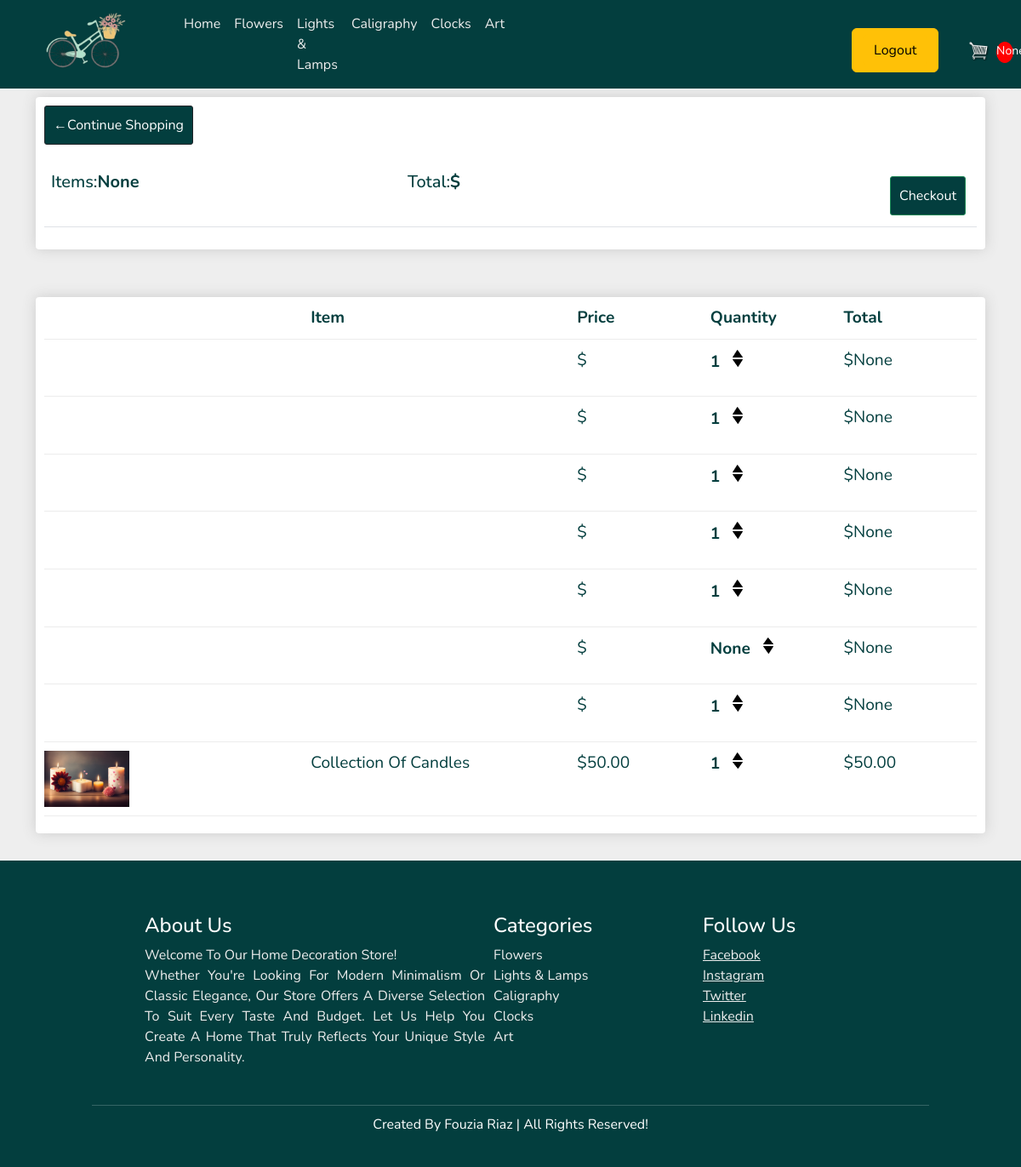
The app's page /cart/ (signed in) with its own data.
### store/models.py (models this page shows, shortened)
class Category(models.Model):
    category_name= models.CharField(max_length=200, unique=True)
    slug=models.SlugField(max_length=200, null=True)
    class Meta:
        verbose_name = 'category'
        verbose_name_plural = 'categories'
    def get_url(self):
        return reverse('products_by_category', args=[self.slug])

class Order(models.Model):
    customer= models.ForeignKey(Customer, on_delete=models.SET_NULL, blank=True, null=True)
    date_ordered= models.DateTimeField(auto_now_add=True)
    complete= models.BooleanField(default=False,null=True,blank=False)
    transaction_id= models.CharField(max_length=200,null=True)
    @property
    def get_cart_total(self):
        try:
            orderitems=self.orderitem_set.all()
            total =sum([item.get_total for item in orderitems])
            return total
        except TypeError:
            pass
    @property
    def get_cart_items(self):
        try:
            orderitems = self.orderitem_set.all()
            total = sum([item.quantity for item in orderitems])
            return total
        except TypeError:
            pass

class OrderItem(models.Model):
    product= models.ForeignKey(Product, on_delete=models.SET_NULL, blank=True,null=True)
    order= models.ForeignKey(Order, on_delete=models.SET_NULL, blank=True, null=True)
    quantity= models.IntegerField(default=0)
    date_added= models.DateTimeField(auto_now_add=True)
    @property
    def get_total(self):
        try:
            total= self.product.price * self.quantity
            return total
        except AttributeError:
            pass

class Product(models.Model):
    name=models.CharField(max_length=200, null=True)
    slug=models.SlugField(max_length=200, null=True)
    category = models.ForeignKey(Category,on_delete=models.CASCADE,null=True)
    price=models.DecimalField(max_digits=7, decimal_places=2)
    image = models.ImageField(null=True,blank=True)
    is_available = models.BooleanField(default=True)
    @property
    def imageURL(self):
        try:
            url = self.image.url
        except:
            url=''
        return url

### store/views.py (the view)
# urls.py: path("cart/",views.cart,name="cart"),
def cart(request):
    data= cartData(request)
    cartItems= data['cartItems']
    order=data['order']
    items=data['items']
    return render(request,"store/cart.html",{"items":items,"order":order,"cartItems":cartItems})

### store/context_processors.py (called while the page is built)
def menu_links(request):
    links = Category.objects.all()
    return dict(links=links)

### store/utils.py (called while the page is built)
def cartData(request):
    if request.user.is_authenticated:
        customer, created = Customer.objects.get_or_create(user=request.user)
        order = Order.objects.filter(customer=customer,complete=False).first() # or .last() based on your requirements
        if not order:
            order = Order.objects.create(customer=customer,complete=False)
        items=order.orderitem_set.all()
        cartItems = order.get_cart_items
    else:
        cookieData= cookieCart(request)
        cartItems= cookieData['cartItems']
        order=cookieData['order']
        items=cookieData['items']
    return{'cartItems':cartItems,'order':order,'items':items}

### store/templates/store/cart.html
{% extends "store/main.html" %}
{% load static %}
{% block content %}
<div class="row">
    <div class="col-lg-12">
        <div class="box-element">
            <a class="btn btn-outline-dark" id="set" href="{% url 'store' %}">&#x2190;Continue Shopping</a>
            <br>
            <br>
            <table class="table">
                <tr>
                    <th><h5>Items:<strong>{{order.get_cart_items}}</strong></h5></th>
                    <th><h5>Total:<strong>${{order.get_cart_total|floatformat:2}}</strong></h5></th>
                    <th>
                        <a style="float:right; margin:5px;" class="btn btn-success" id="set" href="{% url 'checkout' %}">Checkout</a>
                    </th>
                </tr>
            </table>
        </div>
        <br>
        <div class="box-element">
            <div class="cart-row">
                <div style="flex:2"></div>
                <div style="flex:2"><strong>Item</strong></div>
                <div style="flex:1"><strong>Price</strong></div>
                <div style="flex:1"><strong>Quantity</strong></div>
                <div style="flex:1"><strong>Total</strong></div>
            </div>
            {% for item in items %}
            <div class="cart-row">
                <div style="flex:2"><img class="row-image" src="{{item.product.imageURL}}"></div>
                <diV style="flex:2"><p>{{item.product.name}}</p></diV>
                <div style="flex:1"><p>${{item.product.price|floatformat:2}}</p></div>
                <div style="flex:1">
                    <p class="quantity">{{item.quantity}}</p>
                    <div class="quantity">
                        <img data-product={{item.product.id}} data-action="add" class="chng-quantity update-cart" src="{% static 'images/arrow-up.png' %}">
                        <img data-product={{item.product.id}} data-action="remove" class="chng-quantity update-cart" src="{% static 'images/arrow-down.png' %}">
                    </div>
                </div>
                <div style="flex:1"><p>${{item.get_total}}</p></div>
            </div>
            {% endfor %}
        </div>
    </div>
</div>
{% endblock content %}

### store/templates/store/main.html (shortened to what this page needs)
{% load static %}
<!DOCTYPE html>
<html>
    <head>
        <link rel="stylesheet" href="https://use.fontawesome.com/releases/v5.15.4/css/all.css"/>
        <link rel="stylesheet" href="https://cdn.jsdelivr.net/npm/bootstrap@5.2.3/dist/css/bootstrap.min.css">
        <link rel="stylesheet" type="text/css" href="{% static 'css/main.css' %}">
        <link rel="stylesheet" href="https://unpkg.com/swiper/swiper-bundle.min.css">
      </head>
    <body>
        <nav class="nav navbar navbar-expand-lg navbar-dark bg-dark">
          <div class="container-fluid">
            <img class="navbar-brand logo" src="{% static 'images/t.png' %}">
            <div class="collapse navbar-collapse" id="navbarNavDropdown">
              <ul class="navbar-nav">
                <li class="nav-item">
                  <a class="nav-link active" aria-current="page" href="{% url 'store' %}">Home</a>
                </li>
                {% for category in links %}
                    <li class="nav-item">
                      <a class="nav-link" href="{{category.get_url}}">{{category.category_name}}</a>
                    </li>
                {% endfor %}
              </ul>
                <div class="form-inline my-2 my-lg-0 login">
                <div class="btn btn-warning">
                  {% if user.is_authenticated %}
                  <a href="{% url 'logout' %}" class="btn btn-warning">Logout</a>
                  {% else %}
                  <a href="{% url 'login' %}" class="btn btn-warning">Login</a>
                  {% endif %}
                </div>
                  <a href="{% url 'cart' %}">
                      <img id="cart-icon" src="{% static 'images/cart.png' %}">
                  </a>
                  <p id="cart-total">{{cartItems}}</p>
                </div>
              </div>
            </div>
        </nav>
        <div class="container">
            {% block content %}
            {% endblock content %}
        </div>
    <section class="footer">
      <div class="row box-container">
          <div class="col-md-5 box">
              <h3>about us</h3>
              <p>Welcome to our home decoration store! <br> Whether you're looking for modern minimalism or classic elegance, our store offers a diverse selection to suit every taste and budget. Let us help you create a home that truly reflects your unique style and personality.</p>
          </div>
          <div class="col-md-3 box">
              <h3>Categories</h3>
              {% for category in links %}
                <a class="nav-link" href="{{category.get_url}}">{{category.category_name}}</a>
              {% endfor %}
          </div>
          <div class="col-md-4 box">
              <h3>follow us</h3>
              <a href="https://facebook.com">facebook</a>
              <a href="https://instagram.com">instagram</a>
              <a href="https://twitter.com">twitter</a>
              <a href="https://linkedin.com">linkedin</a>
          </div>
      </div>
      <h1 class="credit">created by <span>fouzia riaz </span>| all rights reserved!</h1>
      </section>
    </body>
</html>

### static/css/main.css (style rules this page uses)
* { font-family: 'Nunito', sans-serif; margin: 0; padding: 0; outline: none; border: none; text-decoration: none; text-transform: capitalize; transition: all .2s linear; box-sizing: border-box; }
body { background: #eee; }
html { overflow-x:hidden; scroll-padding-top: 6rem; scroll-behavior: smooth; }
.box-element { box-shadow:hsl(0, 0%, 80%) 0 0 16px; border-radius: 4px; background-color: #fff; padding: 10px; margin-bottom: 2rem; }
h1,h2,h3,h4,h5,h6 { color: #033E3E; }
.col-lg-4, .col-lg-6, .col-lg-8, .col-lg-12 { margin-top: 10px; }
#set { border-radius: 3px; background-color: #033E3E; padding: 10px; color: #fff; }
.chng-quantity { width: 12px; display: block; cursor: pointer; margin-top: 2px; transition: .1s; }
.quantity { display: inline-block; padding-right: 10px; font-weight: 650; color: #033E3E; }
th h5 { color: #033E3E; }
.box-element .btn { background-color: #033E3E; color: #eee; }
.cart-row { display: flex; border-bottom: 1px solid #ececec; margin-bottom: 10px; padding-bottom: 10px; color: #033E3E; font-size: 1.2rem; }
.row-image { width: 100px; }
.bg-dark { background-color: #033E3E!important; padding-left: 40px; }
.form-inline { margin-left: 400px; margin-top: 19px!important; }
#cart-total { margin-left: 170px; margin-top: -36px; display: block; text-align: center; color:#fff; background-color: red; width: 20px; height: 25px; border-radius: 50%; font-size: 14px; }
#cart-icon { width:25px; display: inline-block; margin-left: 30px; }
nav .logo { width: 12rem; height: 12rem; margin-top: -2.7rem; margin-bottom: -70px; margin-left: -42px; }
.nav-link { color: #eee !important; }
section { padding: 2rem 9%; }
.footer { background-color:#033E3E!important; position: absolute; left: 0; right: 0; }
.footer .box-container { display: flex; flex-wrap: wrap; margin-left: 50px; margin-top: 30px; margin-bottom: 28px; }
.footer .row { width: 100%; }
.footer .box-container .box h3 { font-size: 1.5rem; color: #fff; }
.footer .box-container .box p { font-size: 1rem; color:#eee ; width: 400px; text-align: justify; }
.footer .box-container .box a { display: block; font-size: 1rem; color:#eee ; }
.footer .credit { text-align: center; padding-top: 0.8rem; font-size: 1rem; font-weight: normal; color:#fff; border-top: .1rem solid rgba(255, 255, 255, .2); }

### records on screen
Category: category_name "Flowers"
Category: category_name "Lights & Lamps"
Category: category_name "Caligraphy"
Category: category_name "Clocks"
Category: category_name "Art"
Order: get_cart_items "None"
OrderItem: quantity "1", get_total "None"
OrderItem: quantity "1", get_total "None"
OrderItem: quantity "1", get_total "None"
OrderItem: quantity "1", get_total "None"
OrderItem: quantity "1", get_total "None"
OrderItem: quantity "None", get_total "None"
OrderItem: quantity "1", get_total "None"
OrderItem: product.imageURL (picture), product.name "Collection Of Candles", product.price "50.00", quantity "1", get_total "50.00"
